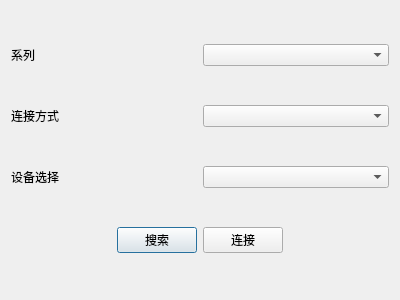
<?xml version="1.0" encoding="UTF-8"?>
<ui version="4.0">
 <class>ConnectDialog</class>
 <widget class="QDialog" name="ConnectDialog">
  <property name="geometry">
   <rect>
    <x>0</x>
    <y>0</y>
    <width>400</width>
    <height>300</height>
   </rect>
  </property>
  <property name="windowTitle">
   <string>Dialog</string>
  </property>
  <layout class="QGridLayout" name="gridLayout">
   <item row="0" column="0">
    <layout class="QHBoxLayout" name="horizontalLayout">
     <item>
      <widget class="QLabel" name="label">
       <property name="text">
        <string>系列</string>
       </property>
      </widget>
     </item>
     <item>
      <widget class="QComboBox" name="family"/>
     </item>
    </layout>
   </item>
   <item row="1" column="0">
    <layout class="QHBoxLayout" name="horizontalLayout_2">
     <item>
      <widget class="QLabel" name="label_2">
       <property name="text">
        <string>连接方式</string>
       </property>
      </widget>
     </item>
     <item>
      <widget class="QComboBox" name="type"/>
     </item>
    </layout>
   </item>
   <item row="2" column="0">
    <layout class="QHBoxLayout" name="horizontalLayout_3">
     <item>
      <widget class="QLabel" name="label_3">
       <property name="text">
        <string>设备选择</string>
       </property>
      </widget>
     </item>
     <item>
      <widget class="QComboBox" name="device"/>
     </item>
    </layout>
   </item>
   <item row="3" column="0">
    <layout class="QHBoxLayout" name="horizontalLayout_4">
     <item>
      <spacer name="horizontalSpacer">
       <property name="orientation">
        <enum>Qt::Horizontal</enum>
       </property>
       <property name="sizeHint" stdset="0">
        <size>
         <width>40</width>
         <height>20</height>
        </size>
       </property>
      </spacer>
     </item>
     <item>
      <widget class="QPushButton" name="search">
       <property name="text">
        <string>搜索</string>
       </property>
      </widget>
     </item>
     <item>
      <widget class="QPushButton" name="connect">
       <property name="text">
        <string>连接</string>
       </property>
      </widget>
     </item>
     <item>
      <spacer name="horizontalSpacer_2">
       <property name="orientation">
        <enum>Qt::Horizontal</enum>
       </property>
       <property name="sizeHint" stdset="0">
        <size>
         <width>40</width>
         <height>20</height>
        </size>
       </property>
      </spacer>
     </item>
    </layout>
   </item>
  </layout>
 </widget>
 <resources/>
 <connections/>
</ui>
